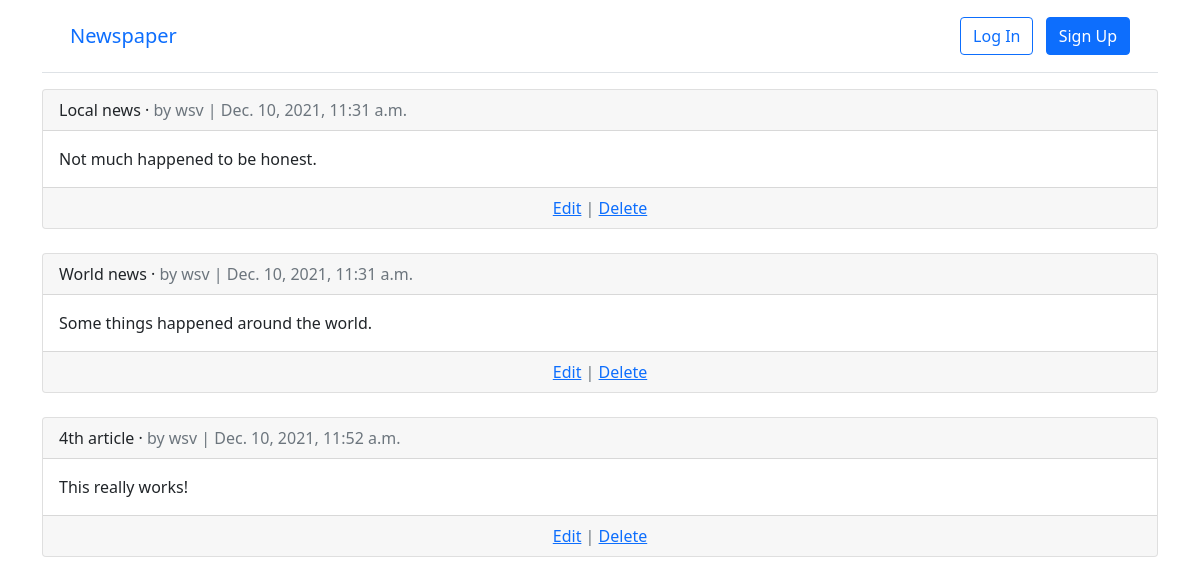
The app's page /articles/ with its own data.
### articles/models.py (models this page shows, shortened)
class Article(models.Model):
    title = models.CharField(max_length=255)
    body = models.TextField()
    date = models.DateTimeField(auto_now_add=True)
    author = models.ForeignKey(
        settings.AUTH_USER_MODEL,
        on_delete=models.CASCADE,
    )

### accounts/models.py (models this page shows)
class CustomUser(AbstractUser):
    age = models.PositiveIntegerField(null=True, blank=True)

### articles/views.py (the view)
# urls.py: path("", ArticleListView.as_view(), name="article_list"),
class ArticleListView(ListView):
    model = Article
    template_name = "article_list.html"

### templates/article_list.html (shortened to what this page needs)
{% extends "base.html" %}
{% block content %}
{% for article in article_list %}
  <div class="card">
    <div class="card-header">
      <span class="font-weight-bold">{{ article.title }}</span> &middot;
      <span class="text-muted">by {{ article.author }} |
      {{ article.date }}</span>
    </div>
    <div class="card-body">
      {{ article.body }}
    </div>
    <div class="card-footer text-center text-muted">
        <a href="{% url 'article_edit' article.pk %}">Edit</a> |
        <a href="{% url 'article_delete' article.pk %}">Delete</a>
    </div>
  </div>
  <br />
{% endfor %}
{% endblock content %}

### templates/base.html (shortened to what this page needs)
<!DOCTYPE html>
<html>
<head>
  <link href="https://cdn.jsdelivr.net/npm/bootstrap@5.1.3/dist/css/bootstrap.min.css" rel="stylesheet">
</head>
<body>
  <div class="container">
    <header class="p-3 mb-3 border-bottom">
      <div class="container">
        <div class="d-flex flex-wrap align-items-center justify-content-center
          justify-content-lg-start">
          <a class="navbar-brand" href="{% url 'home' %}">Newspaper</a>
          {% if user.is_authenticated %}
            <li><a href="{% url 'article_new' %}" class="nav-link px-2 link-dark">+ New</a></li>
          </ul>
          <div class="dropdown text-end">
            <a href="#" class="d-block link-dark text-decoration-none dropdown-toggle"
              id="dropdownUser1" data-bs-toggle="dropdown" aria-expanded="false">
              {{ user.username }}
            </a>
            <ul class="dropdown-menu text-small" aria-labelledby="dropdownUser1">
              <li><a class="dropdown-item" href="{% url 'password_change'%}">
                Change password</a></li>
              <li><a class="dropdown-item" href="{% url 'logout' %}">Log Out</a></li>
            </ul>
          </div>
          {% else %}
          <div class="text-end">
            <a href="{% url 'login' %}" class="btn btn-outline-primary me-2">Log In</a>
            <a href="{% url 'signup' %}" class="btn btn-primary">Sign Up</a>
          </div>
          {% endif %}
        </div>
      </div>
    </header>
    <main>
      {% block content %}
      {% endblock content %}
    </main>
  </div>
</body>
</html>

### records on screen
Article: title "Local news", author "wsv", date "Dec. 10, 2021, 11:31 a.m.", body "Not much happened to be honest."
Article: title "World news", author "wsv", date "Dec. 10, 2021, 11:31 a.m.", body "Some things happened around the world."
Article: title "4th article", author "wsv", date "Dec. 10, 2021, 11:52 a.m.", body "This really works!"
